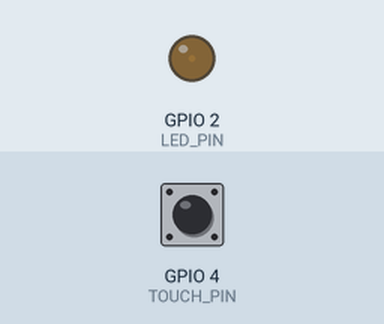
Simulated run of this sketch. Board: ESP32. Shown: output pins drawn as LEDs (lit = HIGH). The inputs (shaded band) are chosen by the test bench; at power-on: GPIO 4 (TOUCH_PIN) HIGH. What the sketch prints to the serial monitor is not drawn.

Above: at 0.15 s.
At 16.05 s:
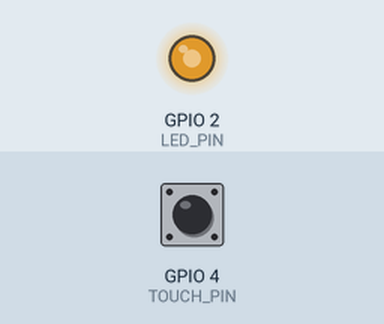
At 28.96 s:
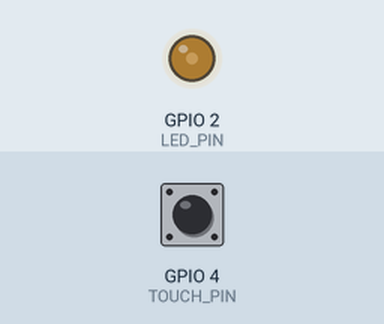
At 39.77 s:
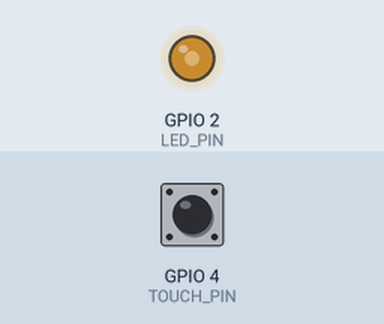
Timing chart, 0 to 40.0 s (numbered marks = the images above):
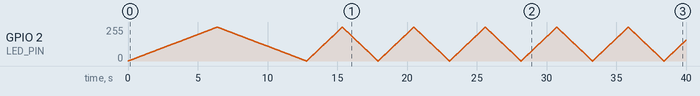

The sketch:

touch_breath.ino
```cpp
#define TOUCH_PIN 4    // 触摸T0 GPIO4(开发板丝印D2)
#define LED_PIN 2      // 板载PWM LED
const int touchThreshold = 600;
const unsigned long debounceDelay = 80;

// PWM基础参数
const int freq = 5000;
const int resolution = 8; // 0~255亮度

// 档位变量：1/2/3档，控制呼吸快慢
int speedGear = 1;
// 触摸状态变量（边沿检测+防抖）
bool lastTouchStatus = false;
unsigned long lastDebounceTime = 0;

void setup() {
  Serial.begin(115200);
  // 绑定PWM通道到LED引脚
  ledcAttach(LED_PIN, freq, resolution);
}

void loop() {
  // ========== 触摸档位切换逻辑 ==========
  int touchVal = touchRead(TOUCH_PIN);
  bool currentTouchStatus = (touchVal < touchThreshold);
  unsigned long currentTime = millis();

  if (currentTime - lastDebounceTime > debounceDelay) {
    // 仅触摸上升沿切换档位 1→2→3→1循环
    if (currentTouchStatus == true && lastTouchStatus == false) {
      speedGear += 1;
      if (speedGear > 3) speedGear = 1;
      Serial.print("切换至档位：");
      Serial.println(speedGear);
    }
    lastTouchStatus = currentTouchStatus;
    lastDebounceTime = currentTime;
  }

  // ========== 三档呼吸延时（差距明显，极易分辨） ==========
  int breathDelay;
  switch(speedGear) {
    case 1: breathDelay = 25; break; // 1档：慢速平缓呼吸
    case 2: breathDelay = 10; break; // 2档：中等速度
    case 3: breathDelay = 2; break;  // 3档：急促快速呼吸
    default: breathDelay = 25;
  }

  // PWM渐亮
  for(int duty = 0; duty <= 255; duty++) {
    ledcWrite(LED_PIN, duty);
    delay(breathDelay);
  }
  // PWM渐暗
  for(int duty = 255; duty >= 0; duty--) {
    ledcWrite(LED_PIN, duty);
    delay(breathDelay);
  }

  Serial.print("触摸数值：");
  Serial.print(touchVal);
  Serial.print(" | 当前档位：");
  Serial.println(speedGear);
}
```
